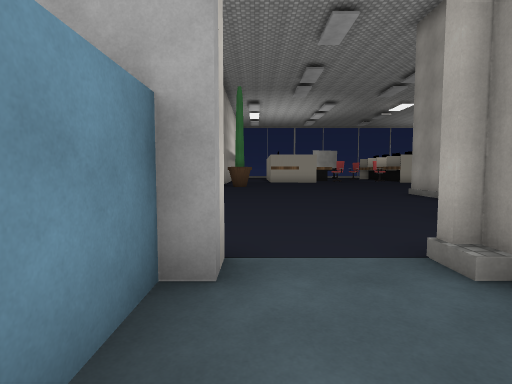
View 1 (above)

24 first-person views from a walk through a 3-D level made in the Unity game engine. The camera is 1.5 m above the floor, tilts 4° down and sees 80° across. The floor is counted in squares, 2 m on a side. Each view is taken from the middle of a square. On the plan, view 1 faces up. The plan holds only what a view shows up to about 10 squares ahead; the rest is blank. The place goes on beyond the plan. The player is left out. Some animated figures are not drawn. Door leaves are left out, so doorways stand open. Some surface patterns are stand-ins.

View 2
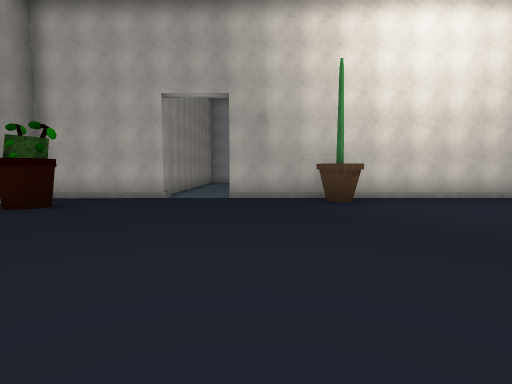

View 3
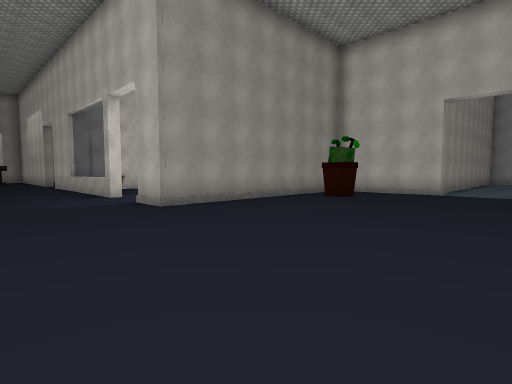

View 4
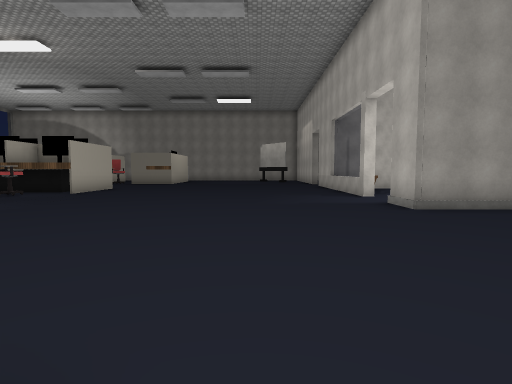

View 5
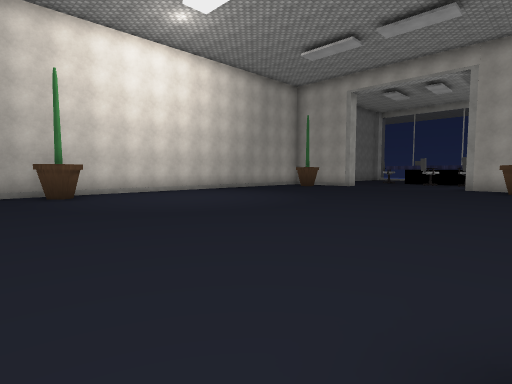

View 6
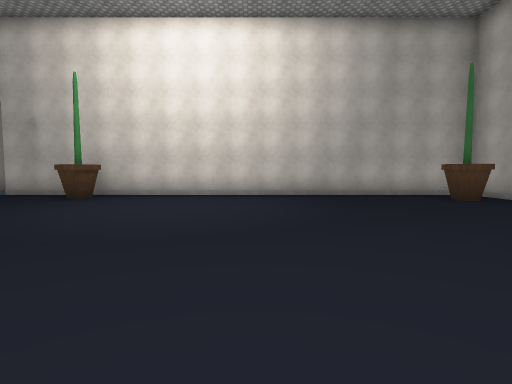

View 7
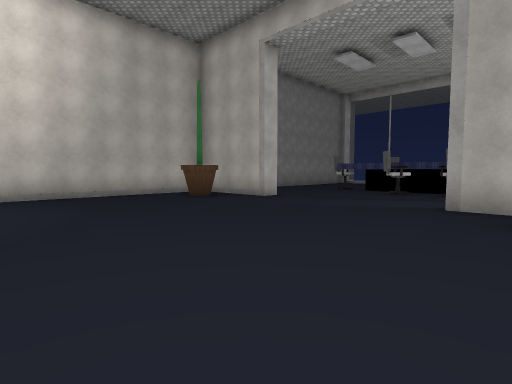

View 8
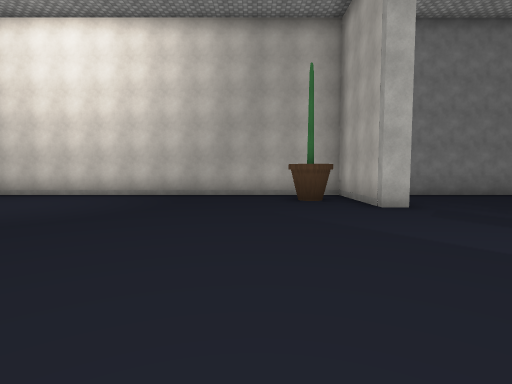

View 9
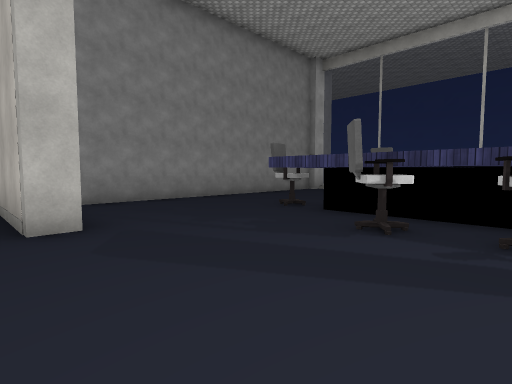

View 10
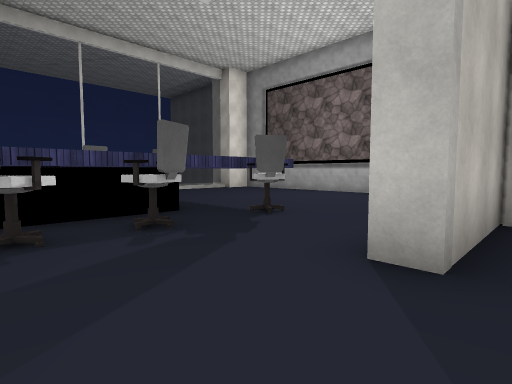

View 11
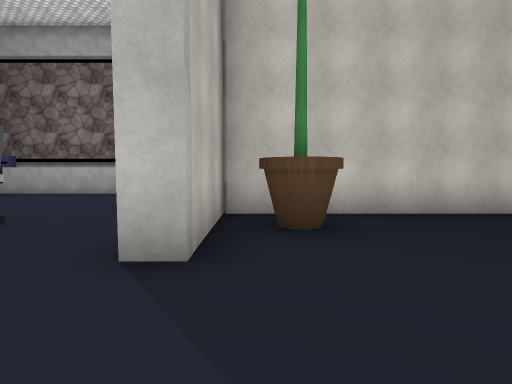

View 12
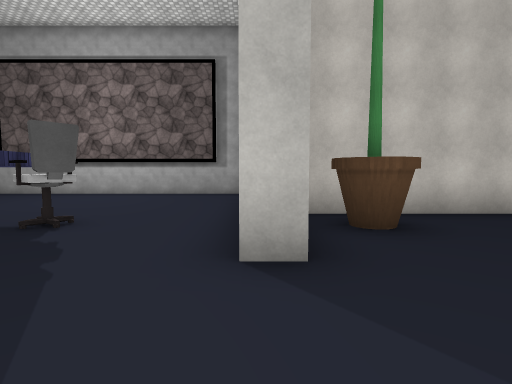

View 13
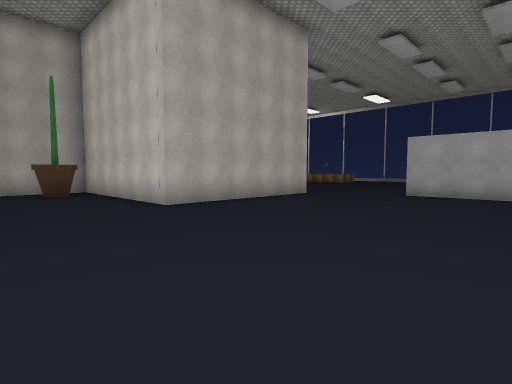

View 14
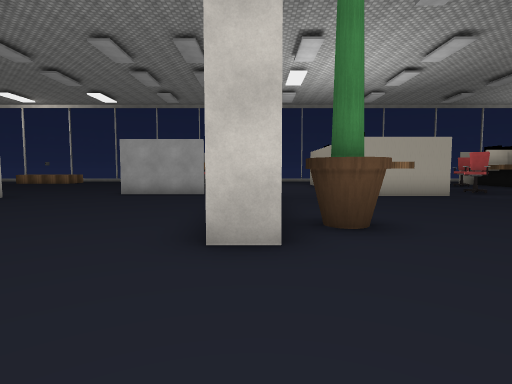

View 15
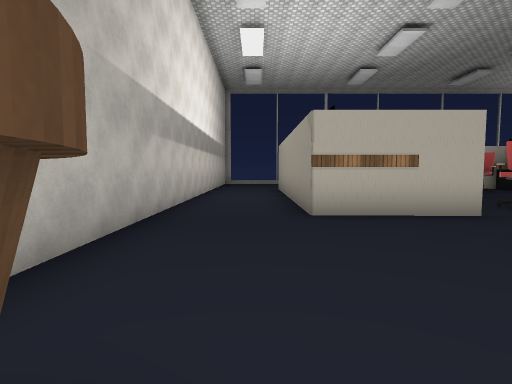

View 16
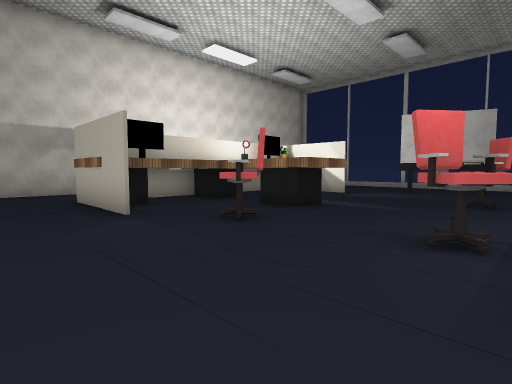

View 17
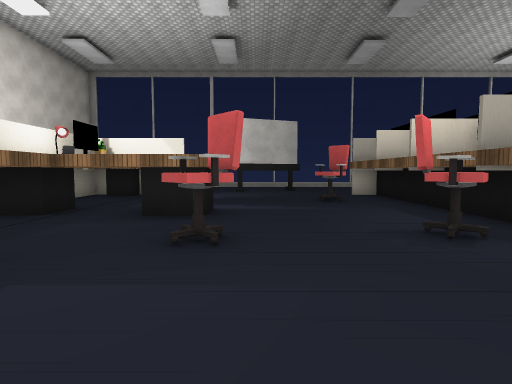

View 18
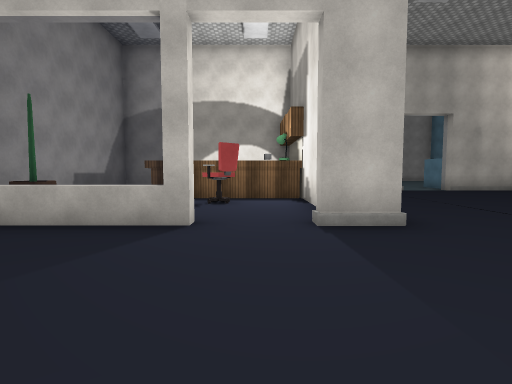

View 19
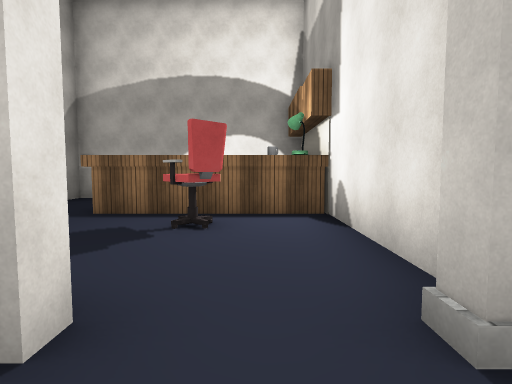

View 20
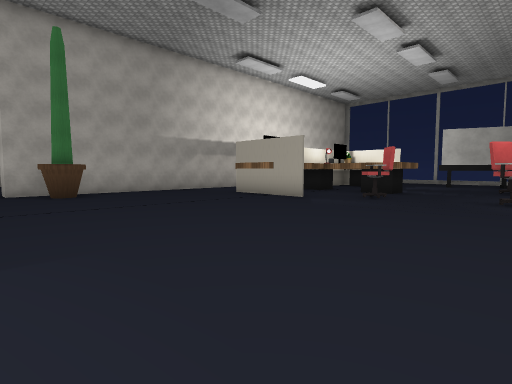

View 21
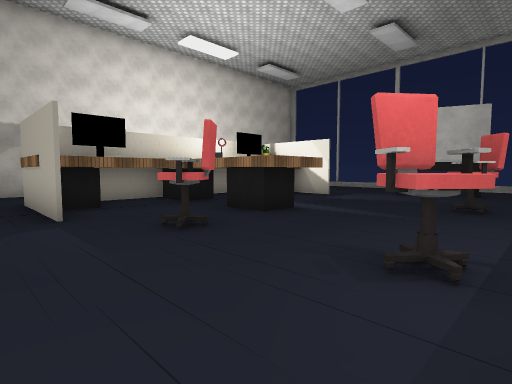

View 22
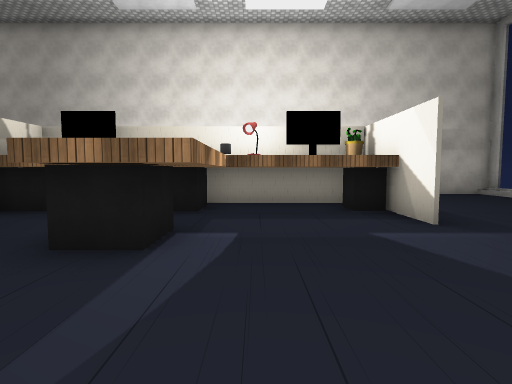

View 23
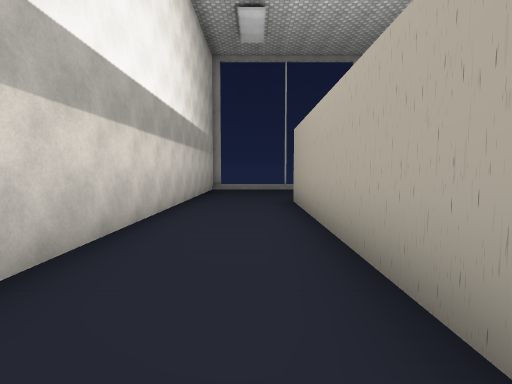

View 24
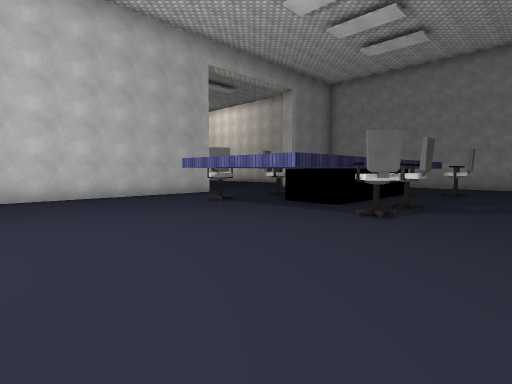

### Floor plan
Key: @ floor where view 1 was taken; # wall or solid block; . floor; D open door; = window, fence, low wall or low ledge; P plant; C chair; T thing the floor can be seen under or through; L lamp; B block; O other object.
Columns run from 24 left of view 1 to 9 right of it. Each row starts with its distance up from view 1.
 27                       #...##......
 26                       #..##......#
 25                       #..##.....C#
 24                       #..LL......#
 23                       #..#####...#
 22                       #..#####...#
 21                       #..##.....C#
 20                ...### #..B#..C...#
 19                ...... #..###.....#
 18  ########      #......#...........
 17 .........      #......#...........
 16 .........#     #......#...........
 15 .........#     #......#...........
 14 .........### ###......##..........
 13 ...TTT...#........................
 12 ..CT  C..#OO......................
 11  .CT #...#........................
 10  ..  #C......................##.#=
  9  ..###.......................#DDD.
  8  ..# #C......................#....
  7  .C###.......................#..C.
  6  .. #C.......................#....
  5  ........#..................P#####
  4   .......#OO.........O.......  #
  3    ......#...........O.......
  2    #####################DD####
  1                        #DD#
  0                         @

Positions as (right, up) in squares from view 1, and headings:
1: (0, 0), facing up
2: (-1, 11), facing down
3: (-1, 13), facing down-right
4: (-1, 13), facing right
5: (-1, 13), facing down-left
6: (-8, 12), facing down
7: (-8, 12), facing down-left
8: (-12, 12), facing down
9: (-14, 10), facing down-left
10: (-14, 8), facing up-left
11: (-14, 8), facing up
12: (-15, 8), facing up
13: (-3, 10), facing up-left
14: (-2, 10), facing up
15: (0, 14), facing up
16: (9, 17), facing up-left
17: (6, 17), facing up
18: (7, 14), facing down
19: (7, 11), facing down
20: (9, 12), facing up-left
21: (9, 18), facing up-left
22: (8, 24), facing left
23: (0, 19), facing up
24: (-24, 17), facing down-right
